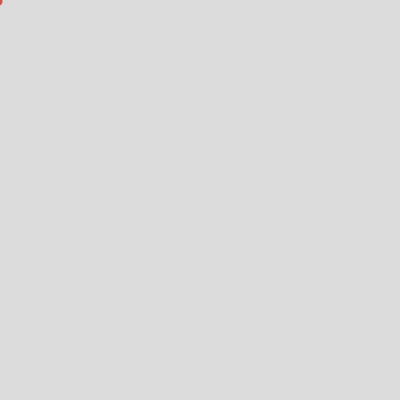
Frame 1 (no input)
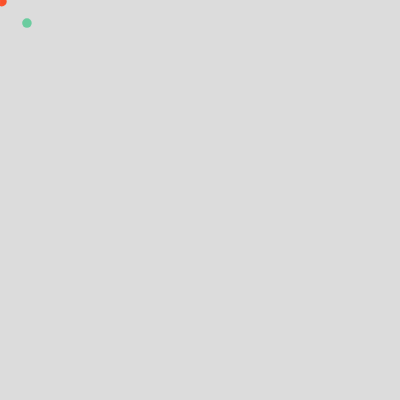
Frame 60 (no input)
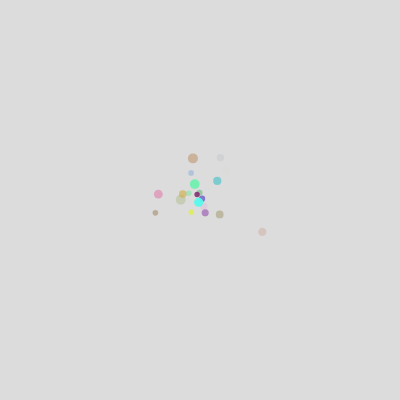
Frame 120 (the mouse pressed at the canvas centre since frame 60)

The p5.js sketch that drew these frames (run headless with seeded random() and noise() and a simulated clock; from frame 60 on, the mouse is pressed at the canvas centre):

// p5.js sketch
// ── sketch.js
function setup() {

	createCanvas(400, 400)

	noStroke()

}

function draw() {

	background(220)

	balls.push(createBall(mouseX, mouseY))

	updateBalls()

	drawBalls()

}

var maxWidth = 10
var minWidth = 5

var maxSpeed = 3
var minSpeed = -3

var maxFadeSpeed = -10
var minFadeSpeed = -20

var balls = []

function createBall(x, y) {

	// [x,y,a,width,vx,vy,va,r,g,b]
	var ball = new Object()

	ball.x = x
	ball.y = y
	ball.a = 255
	ball.width = random(minWidth, maxWidth)
	ball.vx = random(minSpeed, maxSpeed)
	ball.vy = random(minSpeed, maxSpeed)
	ball.va = random(minFadeSpeed, maxFadeSpeed)
	ball.r = random(0, 255)
	ball.g = random(0, 255)
	ball.b = random(0, 255)

	return ball

}

function updateBalls() {

	for (m = 0; m < balls.length; m++) {

		ball = balls[m]

		// update position + alpha

		ball.x += ball.vx
		ball.y += ball.vy
		ball.a += ball.va

		if (ball.a < 0) {

			balls.splice(m, 1)

		}

	}

}

function drawBalls() {

	for (m = 0; m < balls.length; m++) {

		ball = balls[m]

		fill(ball.r, ball.g, ball.b, ball.a)

		circle(ball.x, ball.y, ball.width)

	}

}
